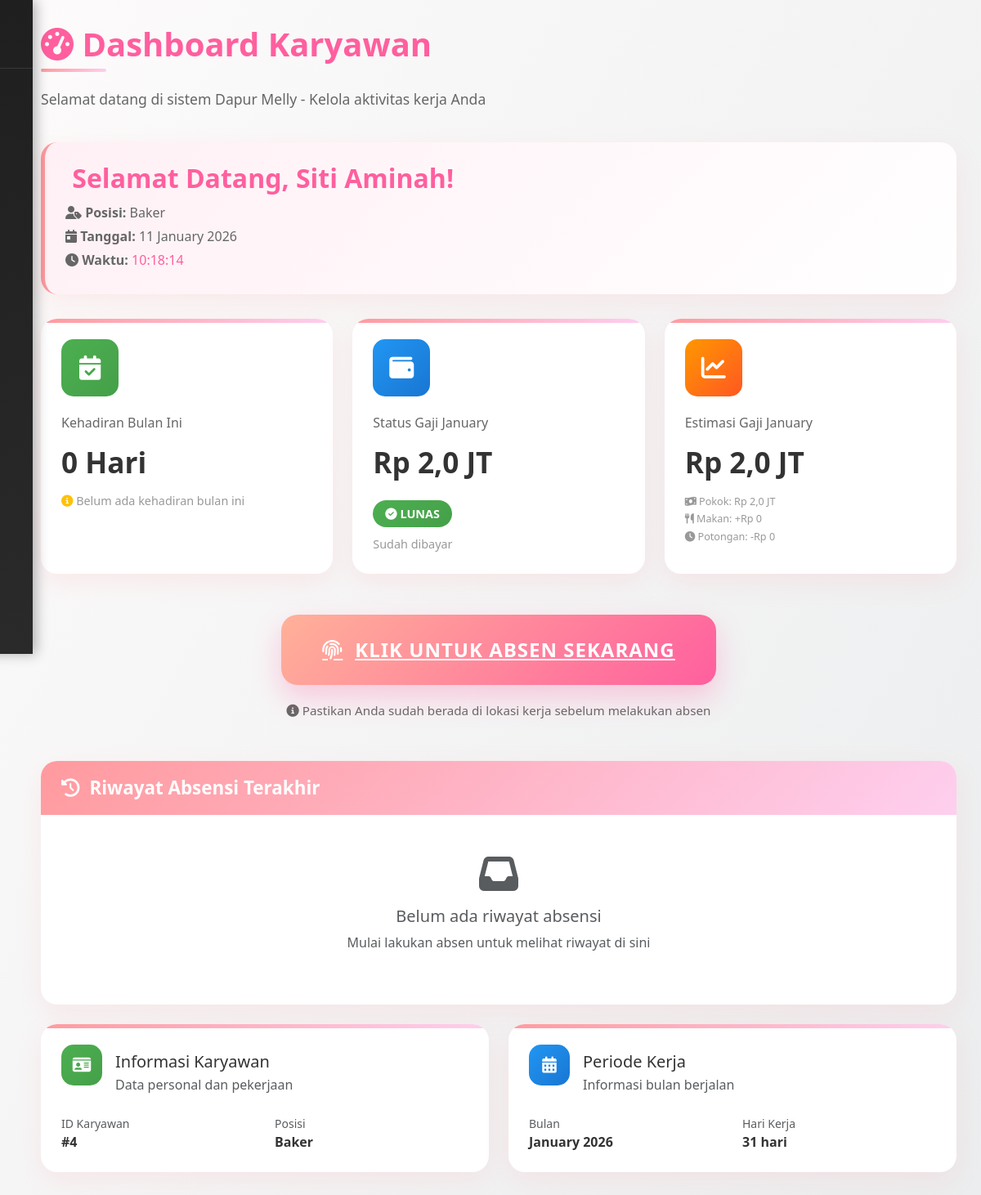
The page /dapur-melly/user/dashboard.php (signed in) on the database its author committed.
### tables this page shows
CREATE TABLE `karyawan` (
  `id_karyawan` int(11) NOT NULL,
  `user_id` int(11) NOT NULL,
  `alamat` text DEFAULT NULL,
  `no_telp` varchar(20) DEFAULT NULL,
  `gaji_pokok` decimal(12,2) NOT NULL,
  `lama_bekerja` int(11) DEFAULT NULL COMMENT 'dalam bulan',
  `posisi` varchar(50) DEFAULT NULL,
  `tgl_masuk` date DEFAULT NULL,
  `tgl_gajian_rutin` tinyint(4) DEFAULT NULL COMMENT 'contoh: 25',
  `tgl_gajian` date DEFAULT NULL
);

CREATE TABLE `penggajian` (
  `id` int(11) NOT NULL,
  `id_karyawan` int(11) NOT NULL,
  `bulan` tinyint(4) NOT NULL,
  `tahun` year(4) NOT NULL,
  `tunjangan` decimal(12,2) DEFAULT 0.00,
  `potongan` decimal(12,2) DEFAULT 0.00,
  `gaji_bersih` decimal(12,2) NOT NULL,
  `status_bayar` enum('lunas','belum') DEFAULT 'belum',
  `tgl_bayar_aktual` date DEFAULT NULL,
  `status` enum('Belum','Lunas') DEFAULT 'Belum'
);

### dapur-melly/user/dashboard.php (the view, shortened to what this page needs)
<?php
include '../config/koneksi.php';
$user_id = null;
$possible_user_ids = ['id', 'user_id', 'userid', 'user'];
foreach ($possible_user_ids as $key) {
    if (isset($_SESSION[$key])) {
        $user_id = $_SESSION[$key];
        break;
    }
}
$nama_user = $_SESSION['nama_lengkap'] ?? 'Karyawan';
$query_karyawan = mysqli_query($conn, "SELECT * FROM karyawan WHERE user_id = '$user_id'");
$data_karyawan = mysqli_fetch_assoc($query_karyawan);
$id_karyawan = $data_karyawan['id_karyawan'] ?? 0;
$gaji_pokok = $data_karyawan['gaji_pokok'] ?? 0;
$posisi = $data_karyawan['posisi'] ?? 'Belum ditentukan';
$current_month = date('m');
$current_year = date('Y');
$query_kehadiran = mysqli_query($conn, "
    SELECT COUNT(*) as total
    FROM presensi
    WHERE id_karyawan = '$id_karyawan'
    AND MONTH(tanggal) = '$current_month'
    AND YEAR(tanggal) = '$current_year'
    AND status = 'masuk'
");
$data_kehadiran = mysqli_fetch_assoc($query_kehadiran);
$total_kehadiran = $data_kehadiran['total'] ?? 0;
$query_gaji = mysqli_query($conn, "
    SELECT status_bayar, gaji_bersih
    FROM penggajian
    WHERE id_karyawan = '$id_karyawan'
    AND bulan = '$current_month'
    AND tahun = '$current_year'
    LIMIT 1
");
$data_gaji = mysqli_fetch_assoc($query_gaji);
$status_gaji = $data_gaji['status_bayar'] ?? 'belum';
$gaji_bersih = $data_gaji['gaji_bersih'] ?? 0;
$uang_makan = $total_kehadiran * 20000;
$query_terlambat = mysqli_query($conn, "
    SELECT COUNT(*) as total
    FROM presensi
    WHERE id_karyawan = '$id_karyawan'
    AND MONTH(tanggal) = '$current_month'
    AND YEAR(tanggal) = '$current_year'
    AND (keterangan_lembur LIKE '%Terlambat%' OR keterangan_lembur LIKE '%terlambat%')
");
$data_terlambat = mysqli_fetch_assoc($query_terlambat);
$potongan_terlambat = ($data_terlambat['total'] ?? 0) * 5000;
$estimasi_gaji = $gaji_pokok + $uang_makan - $potongan_terlambat;
$riwayat_absen = [];
function formatCurrency($amount) {
    if ($amount >= 1000000000) {
        return 'Rp ' . number_format($amount / 1000000000, 1, ',', '.') . ' M';
    } elseif ($amount >= 1000000) {
        return 'Rp ' . number_format($amount / 1000000, 1, ',', '.') . ' JT';
    } elseif ($amount >= 1000) {
        return 'Rp ' . number_format($amount / 1000, 1, ',', '.') . ' RB';
    } else {
        return 'Rp ' . number_format($amount, 0, ',', '.');
    }
}
$estimasi_gaji_formatted = formatCurrency($estimasi_gaji);
$gaji_pokok_formatted = formatCurrency($gaji_pokok);
$gaji_bersih_formatted = formatCurrency($gaji_bersih);
?>
<!DOCTYPE html>
<html lang="id">
<head>
<link href="https://cdn.jsdelivr.net/npm/bootstrap@5.3.0/dist/css/bootstrap.min.css" rel="stylesheet">
<link rel="stylesheet" href="https://cdnjs.cloudflare.com/ajax/libs/font-awesome/6.5.1/css/all.min.css"/>
<link rel="stylesheet" href="https://cdn.jsdelivr.net/npm/sweetalert2@11/dist/sweetalert2.min.css">
</head>
<body>
<?php include '../includes/sidebar.php'; ?>
<div class="main-content">
<div class="page-header">
    <h1><i class="fas fa-gauge-high"></i> Dashboard Karyawan</h1>
    <p>Selamat datang di sistem Dapur Melly - Kelola aktivitas kerja Anda</p>
</div>
<div class="welcome-text">
    <h2><i class="fas fa-hand-wave"></i> Selamat Datang, <?= htmlspecialchars($nama_user) ?>!</h2>
    <p><i class="fas fa-user-tag"></i> <strong>Posisi:</strong> <?= htmlspecialchars($posisi) ?></p>
    <p><i class="fas fa-calendar-day"></i> <strong>Tanggal:</strong> <?= date('d F Y') ?></p>
    <p><i class="fas fa-clock"></i> <strong>Waktu:</strong> <span id="currentTime"><?= date('H:i:s') ?></span></p>
</div>
<div class="row g-4 mb-5">
    <div class="col-lg-4 col-md-6">
        <div class="stat-card">
            <div class="stat-icon stat-icon-1">
                <i class="fas fa-calendar-check"></i>
            </div>
            <div class="stat-label">Kehadiran Bulan Ini</div>
            <div class="stat-value"><?= $total_kehadiran ?> Hari</div>
            <div class="stat-subtext">
                <?php if ($total_kehadiran > 0): ?>
                    <i class="fas fa-check-circle text-success"></i> Terhitung dari <?= date('F Y') ?>
                <?php else: ?>
                    <i class="fas fa-info-circle text-warning"></i> Belum ada kehadiran bulan ini
                <?php endif; ?>
            </div>
        </div>
    </div>
    <div class="col-lg-4 col-md-6">
        <div class="stat-card">
            <div class="stat-icon stat-icon-2">
                <i class="fas fa-wallet"></i>
            </div>
            <div class="stat-label">Status Gaji <?= date('F') ?></div>
            <div class="stat-value">
                <?php if ($status_gaji == 'lunas'): ?>
                    <?= $gaji_bersih_formatted ?>
                <?php else: ?>
                    <?= formatCurrency($gaji_pokok) ?>
                <?php endif; ?>
            </div>
            <div class="status-badge <?= $status_gaji == 'lunas' ? 'status-lunas' : 'status-belum' ?>">
                <?php if ($status_gaji == 'lunas'): ?>
                    <i class="fas fa-check-circle"></i> LUNAS
                <?php else: ?>
                    <i class="fas fa-clock"></i> BELUM
                <?php endif; ?>
            </div>
            <div class="stat-subtext">
                <?= $status_gaji == 'lunas' ? 'Sudah dibayar' : 'Menunggu pembayaran' ?>
            </div>
        </div>
    </div>
    <div class="col-lg-4 col-md-12">
        <div class="stat-card">
            <div class="stat-icon stat-icon-3">
                <i class="fas fa-chart-line"></i>
            </div>
            <div class="stat-label">Estimasi Gaji <?= date('F') ?></div>
            <div class="stat-value"><?= $estimasi_gaji_formatted ?></div>
            <div class="stat-subtext">
                <small>
                    <i class="fas fa-money-bill-wave"></i> Pokok: <?= $gaji_pokok_formatted ?><br>
                    <i class="fas fa-utensils"></i> Makan: +<?= formatCurrency($uang_makan) ?><br>
                    <i class="fas fa-clock"></i> Potongan: -<?= formatCurrency($potongan_terlambat) ?>
                </small>
            </div>
        </div>
    </div>
</div>
<div class="absen-section">
    <a href="absen.php" class="absen-button">
        <i class="fas fa-fingerprint"></i> KLIK UNTUK ABSEN SEKARANG
    </a>
    <div class="absen-info">
        <i class="fas fa-info-circle"></i> Pastikan Anda sudah berada di lokasi kerja sebelum melakukan absen
    </div>
</div>
<div class="riwayat-card">
    <div class="riwayat-header">
        <h3><i class="fas fa-history"></i> Riwayat Absensi Terakhir</h3>
    </div>
    <div class="card-body">
        <?php if (empty($riwayat_absen)): ?>
            <div class="text-center py-5">
                <i class="fas fa-inbox fa-3x text-muted mb-3"></i>
                <h5 class="text-muted">Belum ada riwayat absensi</h5>
                <p class="text-muted">Mulai lakukan absen untuk melihat riwayat di sini</p>
            </div>
        <?php endif; ?>
    </div>
</div>
<div class="row mt-4">
    <div class="col-md-6 mb-4">
        <div class="stat-card">
            <div class="d-flex align-items-center mb-3">
                <div class="stat-icon stat-icon-1" style="width: 50px; height: 50px; font-size: 20px;">
                    <i class="fas fa-id-card"></i>
                </div>
                <div class="ms-3">
                    <h5 class="mb-1">Informasi Karyawan</h5>
                    <p class="text-muted mb-0">Data personal dan pekerjaan</p>
                </div>
            </div>
            <div class="row">
                <div class="col-6">
                    <small class="text-muted d-block">ID Karyawan</small>
                    <strong>#<?= $id_karyawan ?></strong>
                </div>
                <div class="col-6">
                    <small class="text-muted d-block">Posisi</small>
                    <strong><?= htmlspecialchars($posisi) ?></strong>
                </div>
            </div>
        </div>
    </div>
    <div class="col-md-6 mb-4">
        <div class="stat-card">
            <div class="d-flex align-items-center mb-3">
                <div class="stat-icon stat-icon-2" style="width: 50px; height: 50px; font-size: 20px;">
                    <i class="fas fa-calendar-alt"></i>
                </div>
                <div class="ms-3">
                    <h5 class="mb-1">Periode Kerja</h5>
                    <p class="text-muted mb-0">Informasi bulan berjalan</p>
                </div>
            </div>
            <div class="row">
                <div class="col-6">
                    <small class="text-muted d-block">Bulan</small>
                    <strong><?= date('F Y') ?></strong>
                </div>
                <div class="col-6">
                    <small class="text-muted d-block">Hari Kerja</small>
                    <strong><?= date('t') ?> hari</strong>
                </div>
            </div>
        </div>
    </div>
</div>
</div>
</body>
</html>

### dapur-melly/user/dashboard.php (style rules this page uses)
:root { --pink-light: #ff9a9e; --pink-dark: #fecfef; --pink-gradient: linear-gradient(135deg, #ff9a9e 0%, #fecfef 100%); --orange-gradient: linear-gradient(135deg, #ffb199 0%, #ff5f9e 100%); --soft-pink: #fff0f5; --card-shadow: 0 10px 30px rgba(255, 154, 158, 0.15); --text-dark: #333; --text-light: #666; }
* { box-sizing: border-box; margin: 0; padding: 0; }
body { font-family: 'Segoe UI', Tahoma, Geneva, Verdana, sans-serif; background-color: #f9f7fe; background-image: linear-gradient(120deg, #fdfbfb 0%, #ebedee 100%); min-height: 100vh; color: var(--text-dark); overflow-x: hidden; }
.main-content { margin-left: 20px; padding: 30px; min-height: 100vh; transition: margin-left 0.35s ease; }
.page-header { margin-bottom: 40px; }
.page-header h1 { color: #ff5f9e; font-weight: 700; font-size: 2.5rem; margin-bottom: 10px; position: relative; display: inline-block; }
.page-header h1:after { content: ''; position: absolute; bottom: -10px; left: 0; width: 80px; height: 4px; background: var(--pink-gradient); border-radius: 2px; }
.page-header p { color: var(--text-light); font-size: 1.1rem; margin-top: 20px; }
.welcome-text { background: linear-gradient(135deg, #fff0f5, #fff); padding: 25px; border-radius: 20px; box-shadow: var(--card-shadow); border-left: 5px solid #ff9a9e; margin-bottom: 30px; }
.welcome-text h2 { color: #ff5f9e; font-weight: 600; margin-bottom: 10px; }
.welcome-text p { color: #666; margin-bottom: 5px; }
.stat-card { background: white; border-radius: 20px; padding: 25px; box-shadow: var(--card-shadow); transition: transform 0.3s ease, box-shadow 0.3s ease; height: 100%; border: none; position: relative; overflow: hidden; }
.stat-card:before { content: ''; position: absolute; top: 0; left: 0; right: 0; height: 5px; background: var(--pink-gradient); }
.stat-icon { width: 70px; height: 70px; border-radius: 15px; display: flex; align-items: center; justify-content: center; margin-bottom: 20px; font-size: 30px; color: white; }
.stat-icon-1 { background: linear-gradient(135deg, #4CAF50, #45a049); }
.stat-icon-2 { background: linear-gradient(135deg, #2196F3, #1976D2); }
.stat-icon-3 { background: linear-gradient(135deg, #FF9800, #FF5722); }
.stat-value { font-size: 2.2rem; font-weight: 800; margin: 10px 0; color: var(--text-dark); }
.stat-label { color: var(--text-light); font-size: 1rem; font-weight: 500; margin-bottom: 5px; }
.stat-subtext { font-size: 0.9rem; color: #999; margin-top: 10px; }
.status-badge { display: inline-block; padding: 6px 15px; border-radius: 20px; font-weight: 600; font-size: 0.9rem; margin-top: 10px; }
.status-lunas { background: linear-gradient(135deg, #4CAF50, #45a049); color: white; }
.absen-section { margin: 50px 0; text-align: center; }
.absen-button { background: var(--orange-gradient); color: white; border: none; padding: 25px 50px; font-size: 1.5rem; font-weight: 700; border-radius: 20px; box-shadow: 0 15px 35px rgba(255, 95, 158, 0.3); transition: all 0.3s ease; display: inline-flex; align-items: center; justify-content: center; gap: 15px; text-transform: uppercase; letter-spacing: 1px; position: relative; overflow: hidden; }
.absen-button:before { content: ''; position: absolute; top: 0; left: -100%; width: 100%; height: 100%; background: linear-gradient(90deg, transparent, rgba(255,255,255,0.3), transparent); transition: 0.5s; }
.absen-info { margin-top: 20px; color: var(--text-light); font-size: 0.95rem; }
.riwayat-card { background: white; border-radius: 20px; box-shadow: var(--card-shadow); overflow: hidden; margin-top: 30px; }
.riwayat-header { background: var(--pink-gradient); color: white; padding: 20px 25px; border-bottom: none; }
.riwayat-header h3 { margin: 0; font-weight: 600; font-size: 1.4rem; display: flex; align-items: center; gap: 12px; }

### rows shown on the page
karyawan: posisi "Baker", gaji_pokok "Rp 2,0 JT", id_karyawan "4"
penggajian: gaji_bersih "Rp 2,0 JT"

### other values the page prints
$nama_user "Siti Aminah"
$total_kehadiran "0"
$estimasi_gaji_formatted "Rp 2,0 JT"
formatCurrency($uang_makan) "Rp 0"
formatCurrency($potongan_terlambat) "Rp 0"
